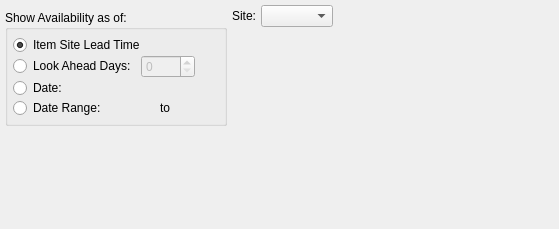
<?xml version="1.0" encoding="UTF-8"?>
<ui version="4.0">
 <comment>This file is part of the xTuple ERP: PostBooks Edition, a free and
open source Enterprise Resource Planning software suite,
Copyright (c) 1999-2018 by OpenMFG LLC, d/b/a xTuple.
It is licensed to you under the Common Public Attribution License
version 1.0, the full text of which (including xTuple-specific Exhibits)
is available at www.xtuple.com/CPAL.  By using this software, you agree
to be bound by its terms.</comment>
 <class>dspOrders</class>
 <widget class="QWidget" name="dspOrders">
  <property name="geometry">
   <rect>
    <x>0</x>
    <y>0</y>
    <width>559</width>
    <height>229</height>
   </rect>
  </property>
  <property name="windowTitle">
   <string>Item Orders</string>
  </property>
  <layout class="QHBoxLayout" name="horizontalLayout">
   <item>
    <layout class="QVBoxLayout">
     <property name="spacing">
      <number>5</number>
     </property>
     <property name="margin">
      <number>0</number>
     </property>
     <item>
      <widget class="ItemCluster" name="_item"/>
     </item>
     <item>
      <widget class="QGroupBox" name="_showByGroup">
       <property name="title">
        <string>Show Availability as of:</string>
       </property>
       <layout class="QVBoxLayout">
        <property name="spacing">
         <number>0</number>
        </property>
        <property name="margin">
         <number>5</number>
        </property>
        <item>
         <widget class="QRadioButton" name="_leadTime">
          <property name="text">
           <string>Item Site Lead Time</string>
          </property>
          <property name="checked">
           <bool>true</bool>
          </property>
         </widget>
        </item>
        <item>
         <layout class="QHBoxLayout">
          <property name="spacing">
           <number>5</number>
          </property>
          <property name="margin">
           <number>0</number>
          </property>
          <item>
           <widget class="QRadioButton" name="_byDays">
            <property name="enabled">
             <bool>true</bool>
            </property>
            <property name="text">
             <string>Look Ahead Days:</string>
            </property>
           </widget>
          </item>
          <item>
           <layout class="QHBoxLayout">
            <property name="spacing">
             <number>0</number>
            </property>
            <property name="margin">
             <number>0</number>
            </property>
            <item>
             <widget class="QSpinBox" name="_days">
              <property name="enabled">
               <bool>false</bool>
              </property>
              <property name="minimum">
               <number>0</number>
              </property>
              <property name="maximum">
               <number>1000</number>
              </property>
             </widget>
            </item>
            <item>
             <spacer>
              <property name="orientation">
               <enum>Qt::Horizontal</enum>
              </property>
              <property name="sizeType">
               <enum>QSizePolicy::Expanding</enum>
              </property>
              <property name="sizeHint" stdset="0">
               <size>
                <width>20</width>
                <height>20</height>
               </size>
              </property>
             </spacer>
            </item>
           </layout>
          </item>
         </layout>
        </item>
        <item>
         <layout class="QHBoxLayout">
          <property name="spacing">
           <number>5</number>
          </property>
          <property name="margin">
           <number>0</number>
          </property>
          <item>
           <widget class="QRadioButton" name="_byDate">
            <property name="text">
             <string>Date:</string>
            </property>
           </widget>
          </item>
          <item>
           <layout class="QHBoxLayout">
            <property name="spacing">
             <number>0</number>
            </property>
            <property name="margin">
             <number>0</number>
            </property>
            <item>
             <widget class="DLineEdit" name="_date">
              <property name="enabled">
               <bool>false</bool>
              </property>
             </widget>
            </item>
            <item>
             <spacer>
              <property name="orientation">
               <enum>Qt::Horizontal</enum>
              </property>
              <property name="sizeType">
               <enum>QSizePolicy::MinimumExpanding</enum>
              </property>
              <property name="sizeHint" stdset="0">
               <size>
                <width>20</width>
                <height>20</height>
               </size>
              </property>
             </spacer>
            </item>
           </layout>
          </item>
         </layout>
        </item>
        <item>
         <layout class="QHBoxLayout">
          <property name="spacing">
           <number>5</number>
          </property>
          <property name="margin">
           <number>0</number>
          </property>
          <item>
           <widget class="QRadioButton" name="_byRange">
            <property name="text">
             <string>Date Range:</string>
            </property>
           </widget>
          </item>
          <item>
           <widget class="DLineEdit" name="_startDate">
            <property name="enabled">
             <bool>false</bool>
            </property>
           </widget>
          </item>
          <item>
           <widget class="QLabel" name="_toLit">
            <property name="text">
             <string>to</string>
            </property>
            <property name="alignment">
             <set>Qt::AlignCenter</set>
            </property>
           </widget>
          </item>
          <item>
           <widget class="DLineEdit" name="_endDate">
            <property name="enabled">
             <bool>false</bool>
            </property>
           </widget>
          </item>
         </layout>
        </item>
       </layout>
      </widget>
     </item>
     <item>
      <spacer name="verticalSpacer">
       <property name="orientation">
        <enum>Qt::Vertical</enum>
       </property>
       <property name="sizeHint" stdset="0">
        <size>
         <width>20</width>
         <height>0</height>
        </size>
       </property>
      </spacer>
     </item>
    </layout>
   </item>
   <item>
    <layout class="QVBoxLayout">
     <property name="spacing">
      <number>0</number>
     </property>
     <property name="margin">
      <number>0</number>
     </property>
     <item>
      <layout class="QHBoxLayout">
       <property name="spacing">
        <number>5</number>
       </property>
       <property name="margin">
        <number>0</number>
       </property>
       <item>
        <widget class="QLabel" name="_warehouseLit">
         <property name="text">
          <string>Site:</string>
         </property>
         <property name="alignment">
          <set>Qt::AlignRight|Qt::AlignTrailing|Qt::AlignVCenter</set>
         </property>
         <property name="buddy">
          <cstring>_warehouse</cstring>
         </property>
        </widget>
       </item>
       <item>
        <widget class="WComboBox" name="_warehouse"/>
       </item>
      </layout>
     </item>
     <item>
      <spacer>
       <property name="orientation">
        <enum>Qt::Vertical</enum>
       </property>
       <property name="sizeType">
        <enum>QSizePolicy::Expanding</enum>
       </property>
       <property name="sizeHint" stdset="0">
        <size>
         <width>20</width>
         <height>0</height>
        </size>
       </property>
      </spacer>
     </item>
    </layout>
   </item>
   <item>
    <spacer name="horizontalSpacer">
     <property name="orientation">
      <enum>Qt::Horizontal</enum>
     </property>
     <property name="sizeHint" stdset="0">
      <size>
       <width>0</width>
       <height>20</height>
      </size>
     </property>
    </spacer>
   </item>
  </layout>
 </widget>
 <layoutdefault spacing="5" margin="5"/>
 <customwidgets>
  <customwidget>
   <class>DLineEdit</class>
   <extends>QWidget</extends>
   <header>datecluster.h</header>
   <container>1</container>
  </customwidget>
  <customwidget>
   <class>ItemCluster</class>
   <extends>QWidget</extends>
   <header>itemcluster.h</header>
   <container>1</container>
  </customwidget>
  <customwidget>
   <class>WComboBox</class>
   <extends>XComboBox</extends>
   <header>wcombobox.h</header>
  </customwidget>
  <customwidget>
   <class>XComboBox</class>
   <extends>QComboBox</extends>
   <header>xcombobox.h</header>
  </customwidget>
 </customwidgets>
 <tabstops>
  <tabstop>_item</tabstop>
  <tabstop>_warehouse</tabstop>
  <tabstop>_leadTime</tabstop>
  <tabstop>_byDays</tabstop>
  <tabstop>_days</tabstop>
  <tabstop>_byDate</tabstop>
  <tabstop>_date</tabstop>
  <tabstop>_byRange</tabstop>
  <tabstop>_startDate</tabstop>
  <tabstop>_endDate</tabstop>
 </tabstops>
 <resources/>
 <connections>
  <connection>
   <sender>_item</sender>
   <signal>privateIdChanged(int)</signal>
   <receiver>_warehouse</receiver>
   <slot>findItemsites(int)</slot>
   <hints>
    <hint type="sourcelabel">
     <x>20</x>
     <y>20</y>
    </hint>
    <hint type="destinationlabel">
     <x>20</x>
     <y>20</y>
    </hint>
   </hints>
  </connection>
  <connection>
   <sender>_item</sender>
   <signal>warehouseIdChanged(int)</signal>
   <receiver>_warehouse</receiver>
   <slot>setId(int)</slot>
   <hints>
    <hint type="sourcelabel">
     <x>20</x>
     <y>20</y>
    </hint>
    <hint type="destinationlabel">
     <x>20</x>
     <y>20</y>
    </hint>
   </hints>
  </connection>
  <connection>
   <sender>_byDays</sender>
   <signal>toggled(bool)</signal>
   <receiver>_days</receiver>
   <slot>setEnabled(bool)</slot>
   <hints>
    <hint type="sourcelabel">
     <x>20</x>
     <y>20</y>
    </hint>
    <hint type="destinationlabel">
     <x>20</x>
     <y>20</y>
    </hint>
   </hints>
  </connection>
  <connection>
   <sender>_byDate</sender>
   <signal>toggled(bool)</signal>
   <receiver>_date</receiver>
   <slot>setEnabled(bool)</slot>
   <hints>
    <hint type="sourcelabel">
     <x>20</x>
     <y>20</y>
    </hint>
    <hint type="destinationlabel">
     <x>20</x>
     <y>20</y>
    </hint>
   </hints>
  </connection>
  <connection>
   <sender>_byRange</sender>
   <signal>toggled(bool)</signal>
   <receiver>_startDate</receiver>
   <slot>setEnabled(bool)</slot>
   <hints>
    <hint type="sourcelabel">
     <x>20</x>
     <y>20</y>
    </hint>
    <hint type="destinationlabel">
     <x>20</x>
     <y>20</y>
    </hint>
   </hints>
  </connection>
  <connection>
   <sender>_byRange</sender>
   <signal>toggled(bool)</signal>
   <receiver>_endDate</receiver>
   <slot>setEnabled(bool)</slot>
   <hints>
    <hint type="sourcelabel">
     <x>20</x>
     <y>20</y>
    </hint>
    <hint type="destinationlabel">
     <x>20</x>
     <y>20</y>
    </hint>
   </hints>
  </connection>
 </connections>
</ui>
